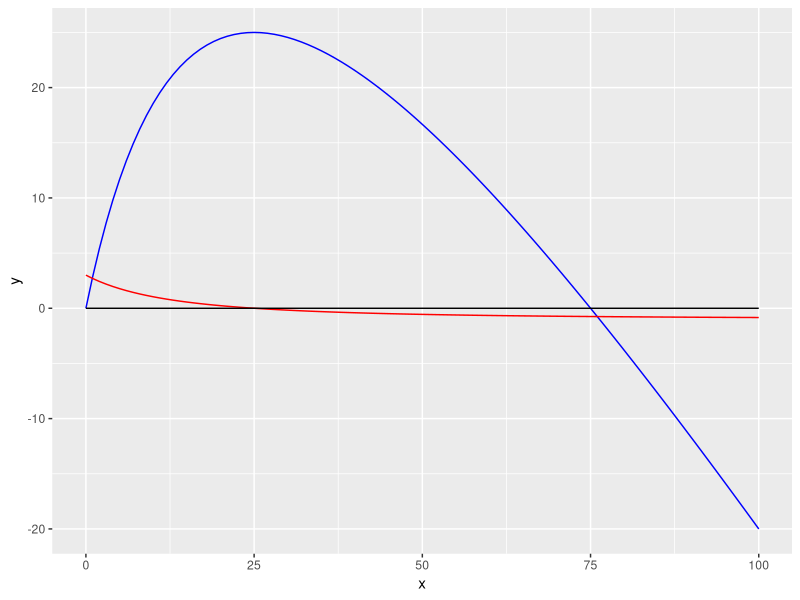

This chart was generated by the following R code:
## ---- chunk 1
knitr::opts_chunk$set(echo = TRUE)
## ---- chunk 2
library(ggplot2)
fun.1 <- function(x) 100*(x)/(x+25) - x
fun.2 <- function(x) 100*(25)/(x+25)^2 -1
axis1<- function(x) 0
plotspace <- ggplot(data=data.frame(x=0),mapping=aes(x=x))
plotspace + stat_function(fun=fun.1,col="blue") + stat_function(fun=fun.2,col="red")+ stat_function(fun=axis1) + xlim(0,100)
